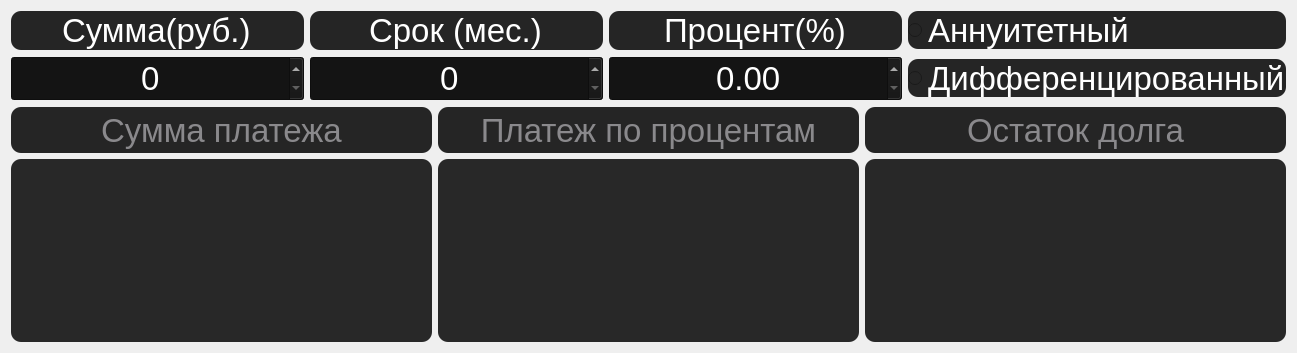
        <widget class="QWidget" name="tab_4">
         <attribute name="title">
          <string>Кредитный</string>
         </attribute>
         <layout class="QGridLayout" name="gridLayout_7">
          <item row="0" column="0">
           <layout class="QVBoxLayout" name="verticalLayout_6" stretch="1,3">
            <item>
             <layout class="QGridLayout" name="gridLayout_6" columnstretch="3,3,3,1">
              <item row="0" column="3">
               <widget class="QRadioButton" name="radioButton">
                <property name="styleSheet">
                 <string notr="true">border-radius: 10px;

background-color: rgb(37, 37, 37);

color: rgb(255, 255, 255);

font-size: 33px;

font: 16pt &quot;Comic Sans MS&quot;;</string>
                </property>
                <property name="text">
                 <string>Аннуитетный</string>
                </property>
               </widget>
              </item>
              <item row="1" column="2">
               <widget class="QDoubleSpinBox" name="doubleSpinBox_3">
                <property name="sizePolicy">
                 <sizepolicy hsizetype="Minimum" vsizetype="MinimumExpanding">
                  <horstretch>0</horstretch>
                  <verstretch>0</verstretch>
                 </sizepolicy>
                </property>
                <property name="styleSheet">
                 <string notr="true">background-color: rgb(20, 20, 20);
color: rgb(255, 255, 255);
font-size: 33px;
font: 16pt &quot;Comic Sans MS&quot;;
</string>
                </property>
                <property name="alignment">
                 <set>Qt::AlignCenter</set>
                </property>
                <property name="maximum">
                 <double>300.000000000000000</double>
                </property>
               </widget>
              </item>
              <item row="0" column="2">
               <widget class="QLineEdit" name="lineEdit_5">
                <property name="sizePolicy">
                 <sizepolicy hsizetype="Expanding" vsizetype="MinimumExpanding">
                  <horstretch>0</horstretch>
                  <verstretch>0</verstretch>
                 </sizepolicy>
                </property>
                <property name="styleSheet">
                 <string notr="true">border-radius: 10px;

background-color: rgb(37, 37, 37);

color: rgb(255, 255, 255);

font-size: 33px;

font: 16pt &quot;Comic Sans MS&quot;;</string>
                </property>
                <property name="text">
                 <string>Процент(%)</string>
                </property>
                <property name="alignment">
                 <set>Qt::AlignCenter</set>
                </property>
                <property name="readOnly">
                 <bool>true</bool>
                </property>
               </widget>
              </item>
              <item row="1" column="1">
               <widget class="QSpinBox" name="spinBox_2">
                <property name="sizePolicy">
                 <sizepolicy hsizetype="Minimum" vsizetype="MinimumExpanding">
                  <horstretch>0</horstretch>
                  <verstretch>0</verstretch>
                 </sizepolicy>
                </property>
                <property name="styleSheet">
                 <string notr="true">background-color: rgb(20, 20, 20);
color: rgb(255, 255, 255);
font-size: 33px;
font: 16pt &quot;Comic Sans MS&quot;;
</string>
                </property>
                <property name="alignment">
                 <set>Qt::AlignCenter</set>
                </property>
               </widget>
              </item>
              <item row="0" column="1">
               <widget class="QLineEdit" name="lineEdit_4">
                <property name="sizePolicy">
                 <sizepolicy hsizetype="Expanding" vsizetype="Preferred">
                  <horstretch>0</horstretch>
                  <verstretch>0</verstretch>
                 </sizepolicy>
                </property>
                <property name="styleSheet">
                 <string notr="true">border-radius: 10px;

background-color: rgb(37, 37, 37);

color: rgb(255, 255, 255);

font-size: 33px;

font: 16pt &quot;Comic Sans MS&quot;;</string>
                </property>
                <property name="text">
                 <string>Срок (мес.)</string>
                </property>
                <property name="alignment">
                 <set>Qt::AlignCenter</set>
                </property>
                <property name="readOnly">
                 <bool>true</bool>
                </property>
               </widget>
              </item>
              <item row="1" column="3">
               <widget class="QRadioButton" name="radioButton_2">
                <property name="styleSheet">
                 <string notr="true">border-radius: 10px;

background-color: rgb(37, 37, 37);

color: rgb(255, 255, 255);

font-size: 33px;

font: 16pt &quot;Comic Sans MS&quot;;</string>
                </property>
                <property name="text">
                 <string>Дифференцированный</string>
                </property>
               </widget>
              </item>
              <item row="1" column="0">
               <widget class="QSpinBox" name="spinBox">
                <property name="sizePolicy">
                 <sizepolicy hsizetype="Minimum" vsizetype="MinimumExpanding">
                  <horstretch>0</horstretch>
                  <verstretch>0</verstretch>
                 </sizepolicy>
                </property>
                <property name="styleSheet">
                 <string notr="true">background-color: rgb(20, 20, 20);
color: rgb(255, 255, 255);
font-size: 33px;
font: 16pt &quot;Comic Sans MS&quot;;
</string>
                </property>
                <property name="alignment">
                 <set>Qt::AlignCenter</set>
                </property>
                <property name="maximum">
                 <number>1000000000</number>
                </property>
               </widget>
              </item>
              <item row="0" column="0">
               <widget class="QLineEdit" name="lineEdit_3">
                <property name="sizePolicy">
                 <sizepolicy hsizetype="Expanding" vsizetype="MinimumExpanding">
                  <horstretch>0</horstretch>
                  <verstretch>0</verstretch>
                 </sizepolicy>
                </property>
                <property name="styleSheet">
                 <string notr="true">border-radius: 10px;

background-color: rgb(37, 37, 37);

color: rgb(255, 255, 255);

font-size: 33px;

font: 16pt &quot;Comic Sans MS&quot;;</string>
                </property>
                <property name="text">
                 <string>Сумма(руб.)</string>
                </property>
                <property name="alignment">
                 <set>Qt::AlignCenter</set>
                </property>
                <property name="readOnly">
                 <bool>true</bool>
                </property>
               </widget>
              </item>
             </layout>
            </item>
            <item>
             <layout class="QGridLayout" name="gridLayout_3" rowstretch="1,4" columnstretch="1,1,1" rowminimumheight="1,1">
              <item row="0" column="1">
               <widget class="QLabel" name="label_14">
                <property name="sizePolicy">
                 <sizepolicy hsizetype="Preferred" vsizetype="MinimumExpanding">
                  <horstretch>0</horstretch>
                  <verstretch>0</verstretch>
                 </sizepolicy>
                </property>
                <property name="styleSheet">
                 <string notr="true">border-radius: 10px;
background-color: rgb(37, 37, 37);
color: rgb(138, 137, 140);
font-size: 33px;
font: 16pt &quot;Comic Sans MS&quot;;</string>
                </property>
                <property name="text">
                 <string>Платеж по процентам</string>
                </property>
                <property name="alignment">
                 <set>Qt::AlignCenter</set>
                </property>
               </widget>
              </item>
              <item row="0" column="0">
               <widget class="QLabel" name="label_13">
                <property name="sizePolicy">
                 <sizepolicy hsizetype="Preferred" vsizetype="MinimumExpanding">
                  <horstretch>0</horstretch>
                  <verstretch>0</verstretch>
                 </sizepolicy>
                </property>
                <property name="styleSheet">
                 <string notr="true">border-radius: 10px;
background-color: rgb(37, 37, 37);
color: rgb(138, 137, 140);
font-size: 33px;
font: 16pt &quot;Comic Sans MS&quot;;</string>
                </property>
                <property name="text">
                 <string>Сумма платежа</string>
                </property>
                <property name="alignment">
                 <set>Qt::AlignCenter</set>
                </property>
               </widget>
              </item>
              <item row="0" column="2">
               <widget class="QLabel" name="label_15">
                <property name="sizePolicy">
                 <sizepolicy hsizetype="Preferred" vsizetype="MinimumExpanding">
                  <horstretch>0</horstretch>
                  <verstretch>0</verstretch>
                 </sizepolicy>
                </property>
                <property name="styleSheet">
                 <string notr="true">border-radius: 10px;
background-color: rgb(37, 37, 37);
color: rgb(138, 137, 140);
font-size: 33px;
font: 16pt &quot;Comic Sans MS&quot;;</string>
                </property>
                <property name="text">
                 <string>Остаток долга</string>
                </property>
                <property name="alignment">
                 <set>Qt::AlignCenter</set>
                </property>
               </widget>
              </item>
              <item row="1" column="2">
               <widget class="QTextEdit" name="textEdit_9">
                <property name="styleSheet">
                 <string notr="true">border-radius: 10px;
background-color: rgb(40, 40, 40);
color: rgb(138, 137, 140);
font-size: 33px;
font: 16pt &quot;Comic Sans MS&quot;;</string>
                </property>
                <property name="readOnly">
                 <bool>true</bool>
                </property>
               </widget>
              </item>
              <item row="1" column="1">
               <widget class="QTextEdit" name="textEdit_8">
                <property name="styleSheet">
                 <string notr="true">border-radius: 10px;
background-color: rgb(40, 40, 40);
color: rgb(138, 137, 140);
font-size: 33px;
font: 16pt &quot;Comic Sans MS&quot;;</string>
                </property>
                <property name="readOnly">
                 <bool>true</bool>
                </property>
               </widget>
              </item>
              <item row="1" column="0">
               <widget class="QTextEdit" name="textEdit_5">
                <property name="styleSheet">
                 <string notr="true">border-radius: 10px;
background-color: rgb(40, 40, 40);
color: rgb(138, 137, 140);
font-size: 33px;
font: 16pt &quot;Comic Sans MS&quot;;</string>
                </property>
                <property name="readOnly">
                 <bool>true</bool>
                </property>
               </widget>
              </item>
             </layout>
            </item>
           </layout>
          </item>
         </layout>
        </widget>
